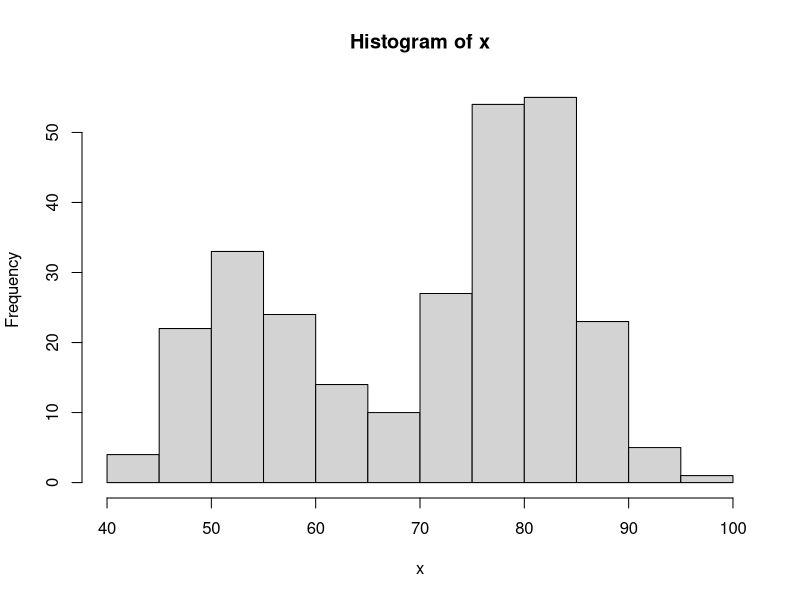
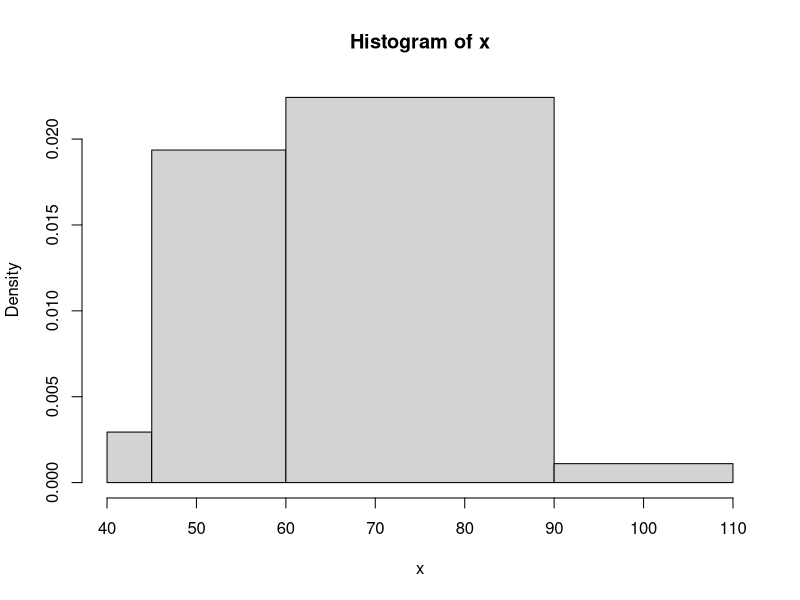
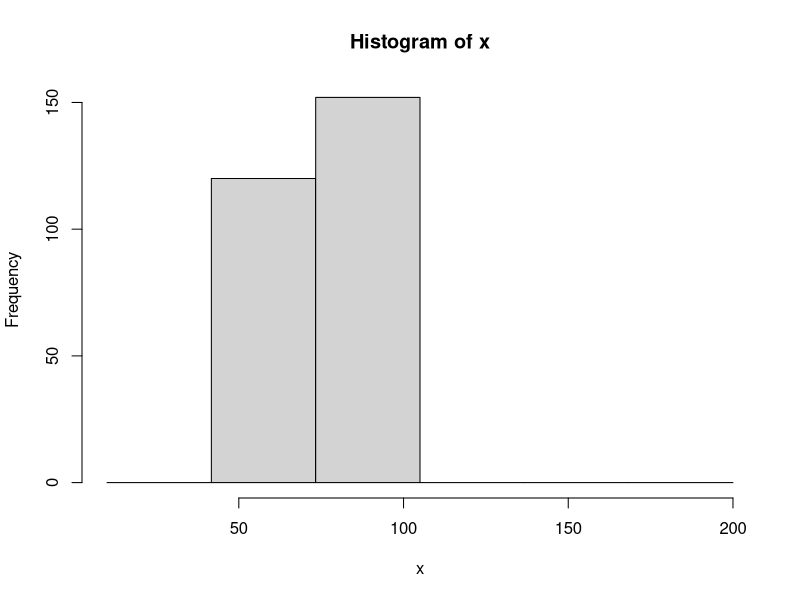
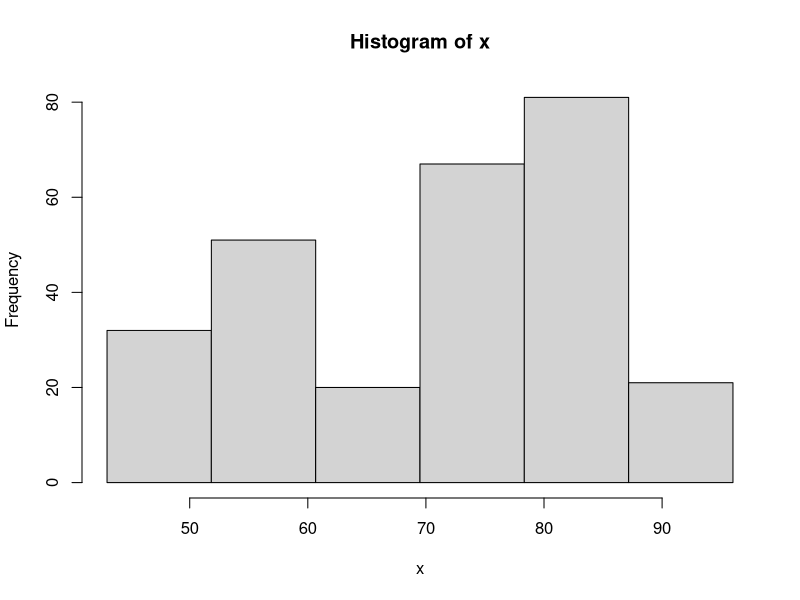
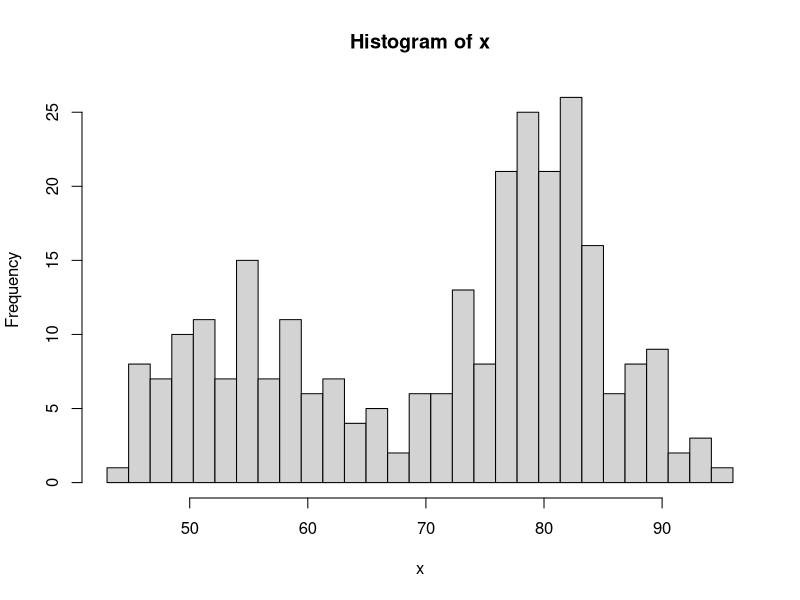

These figures' R source, in order: (Note: this script raises an error after producing the figures.)
faithful
faithful[,2]
x <- faithful[,2]
hist(x)
hist(x, breaks = c(40, 45, 60, 90,110))
separateurs <- seq(from = 10, to = 200, length.out = 7)
separateurs
hist(x, breaks = separateurs)
separateurs <- seq(from = min(x), to = max(x), length.out = 7)
hist(x, breaks = separateurs)
separateurs <- seq(from = min(x), to = max(x), length.out = 30)
hist(x, breaks = separateurs)

faithful_hist <- function(bins){
  separateurs <- seq(from = min(x), to = max(x), length.out = bins + 1)
  hist(x, breaks = separateurs)
}

faithful_hist()
